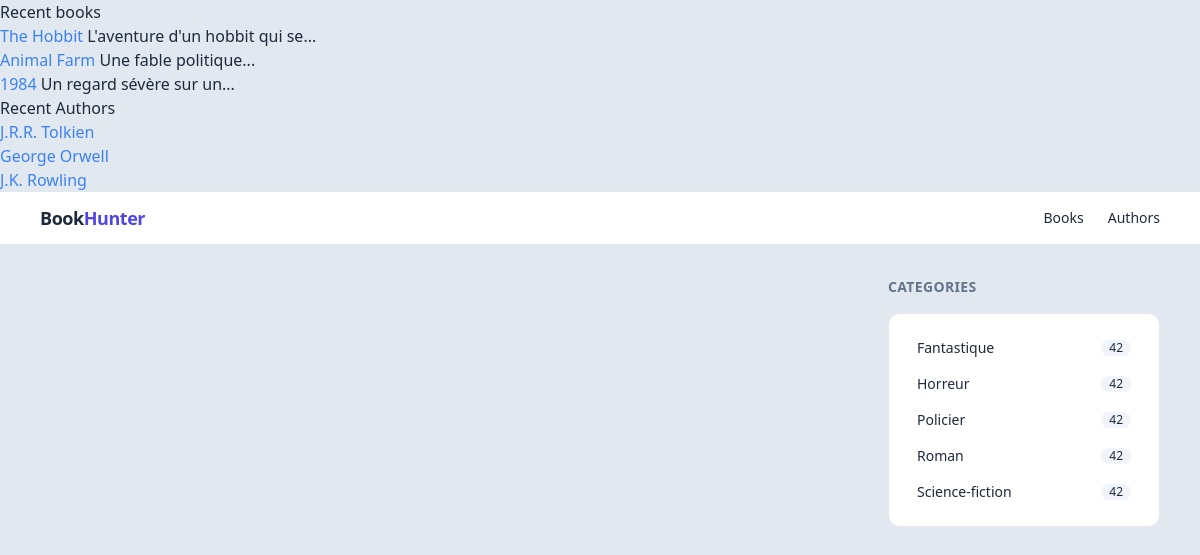
The page / on the database its author committed.
### tables this page shows
CREATE TABLE `books` (
  `id` int(10) unsigned NOT NULL AUTO_INCREMENT,
  `isbn` varchar(45) NOT NULL,
  `title` varchar(255) NOT NULL,
  `cover` varchar(45) DEFAULT NULL,
  `resume` varchar(255) DEFAULT NULL,
  `created_at` datetime NOT NULL,
  `category_id` int(10) unsigned NOT NULL,
  `author_id` int(10) unsigned NOT NULL,
  PRIMARY KEY (`id`),
  UNIQUE KEY `isbn_UNIQUE` (`isbn`),
  KEY `fk_books_categories1_idx` (`category_id`),
  KEY `fk_books_authors1_idx` (`author_id`),
  CONSTRAINT `fk_books_authors1` FOREIGN KEY (`author_id`) REFERENCES `authors` (`id`) ON DELETE NO ACTION ON UPDATE NO ACTION,
  CONSTRAINT `fk_books_categories1` FOREIGN KEY (`category_id`) REFERENCES `categories` (`id`) ON DELETE NO ACTION ON UPDATE NO ACTION
);

CREATE TABLE `authors` (
  `id` int(10) unsigned NOT NULL AUTO_INCREMENT,
  `firstname` varchar(45) NOT NULL,
  `lastname` varchar(45) DEFAULT NULL,
  `biography` text,
  `picture` varchar(45) DEFAULT NULL,
  `created_at` datetime NOT NULL,
  PRIMARY KEY (`id`)
);

CREATE TABLE `categories` (
  `id` int(10) unsigned NOT NULL AUTO_INCREMENT,
  `name` varchar(45) NOT NULL,
  `created_at` datetime NOT NULL,
  PRIMARY KEY (`id`)
);

### app/views/pages/home.php (called while the page is built)
<?php include "../app/views/books/_recents.php"; ?>
<?php include "../app/views/authors/_recents.php"; ?>

### app/controllers/pagesController.php (called while the page is built, shortened)
<?php
abstract class PagesController
{
    public static function homeAction () {
        $books = BooksRepository::findAll(3);
        $authors = AuthorsRepository::findAll(3);
        include '../app/views/pages/home.php';
    }
}

### public/index.php (called while the page is built, shortened)
<?php
require_once '../app/routers/index.php';
require_once '../app/views/templates/default.php';

### core/Repository.php (called while the page is built, shortened)
<?php
abstract class Repository {
    protected static $_table, $_model;
    protected static function init()
    {
        $root_name = basename(str_replace('\\', '/', static::class), "Repository");
        static::$_table = strtolower($root_name);
        static::$_model = '\App\Models\\' . basename($root_name, 's');
    }
    public static function findAll (int $limit = 9): array
    {
        $sql = "SELECT *
                FROM " . static::$_table . "
                ORDER BY created_at DESC
                LIMIT :limit;";
        $rs = DB::getConnection()->prepare($sql);
        $rs->bindValue(':limit', $limit, PDO::PARAM_INT);
        $rs->execute();
        return $rs->fetchAll(PDO::FETCH_CLASS, static::$_model);
    }
}

### core/DB.php (called while the page is built, shortened)
<?php
abstract class DB {
    private static $connection = null;
    private static function setConnection () {
        try {
            SELF::$connection = new PDO('mysql:host=' . DB_HOST . ';dbname=' . DB_NAME, DB_USER, DB_PASSWORD);
        } catch (PDOException $e) {
            echo $e->getMessage();
        }
    }
    public static function getConnection ()
    {
        return SELF::$connection;
    }
}

### core/helpers.php (called while the page is built, shortened)
<?php
abstract class Helpers {
    public static function truncate(string $text, int $length = 100): string
    {
        if (strlen($text) > $length) {
            $cut = substr($text, 0, $length);
            $cut = substr($cut, 0, strrpos($cut, ' '));
            return $cut . '...';
        } else {
            return $text;
        }
    }
}

### app/models/CategoriesRepository.php (called while the page is built, shortened)
<?php
abstract class CategoriesRepository
{
    public static function findAll (int $limit = 9): array
    {
        $sql = "SELECT *
                FROM categories
                ORDER BY name ASC;";
        $rs = DB::getConnection()->query($sql);
        return $rs->fetchAll(PDO::FETCH_CLASS, Category::class);
    }
}

### app/views/books/_index.php (the view)
<ul>
    <?php foreach ($books as $book): ?>
        <li>
            <a href="books/<?php echo $book->id; ?>" class="text-blue-500 hover:underline">
                <?php echo $book->title; ?>
            </a>
            <?php echo \Core\Helpers::truncate($book->resume, 30); ?>
        </li>
    <?php endforeach; ?>
</ul>

### app/routers/index.php
<?php
if (isset($_GET['books'])):
    include_once '../app/routers/books/books.php';
elseif (isset($_GET['authors'])):
    include_once '../app/routers/authors/authors.php';
else:
    \App\Controllers\PagesController::homeAction();
endif;

### app/views/books/_recents.php
<h2>Recent books</h2>
<?php include "../app/views/books/_index.php"; ?>

### app/views/authors/_recents.php
<h2>Recent Authors</h2>
<?php include "../app/views/authors/_index.php"; ?>

### app/views/authors/_index.php
<ul>
    <?php foreach ($authors as $author): ?>
        <li>
            <a href="authors/<?php echo $author->id; ?>" class="text-blue-500 hover:underline">
                <?php echo $author->firstname; ?>
                <?php echo $author->lastname; ?>
            </a>
        </li>
    <?php endforeach; ?>
</ul>

### app/views/templates/default.php
<!DOCTYPE html>
<html lang="en">
<head>
    <?php include '../app/views/templates/partials/_head.php'; ?>
</head>
<body class="min-h-screen bg-slate-200 text-slate-800">
    <?php include '../app/views/templates/partials/_header.php'; ?>
    <?php include '../app/views/templates/partials/_main.php'; ?>
</body>
</html>

### app/views/templates/partials/_head.php (shortened to what this page needs)
<script src="https://cdn.tailwindcss.com"></script>

### app/views/templates/partials/_header.php
<header class="border-b bg-white">
    <div class="mx-auto flex max-w-6xl items-center justify-between px-4 py-3">
        <a href="?" class="text-lg font-semibold tracking-tight">
            Book<span class="text-indigo-600">Hunter</span>
        </a>
        <nav>
            <ul class="flex items-center gap-6 text-sm font-medium">
                <li>
                    <a href="#books" class="hover:text-indigo-600">
                        Books
                    </a>
                </li>
                <li>
                    <a href="#authors" class="hover:text-indigo-600">
                        Authors
                    </a>
                </li>
            </ul>
        </nav>
    </div>
</header>

### app/views/templates/partials/_main.php (shortened to what this page needs)
<main class="mx-auto max-w-6xl px-4 py-8">
    <div class="grid gap-8 md:grid-cols-[3fr_1fr]">
        <div class="space-y-10">
        </div>
        <?php include '../app/views/templates/partials/_aside.php'; ?>
    </div>
</main>

### app/views/templates/partials/_aside.php
<aside class="space-y-4">
    <?php
        $categories = \App\Models\CategoriesRepository::findAll();
        include '../app/views/categories/_index.php';
    ?>
</aside>

### app/views/categories/_index.php
<h2 class="text-sm font-semibold uppercase tracking-wide text-slate-500">
    Categories
</h2>
<nav class="space-y-2 rounded-xl border bg-white p-4 text-sm">
    <ul>
        <?php foreach ($categories as $category): ?>
        <li>
            <a href="#" class="flex items-center justify-between rounded-lg px-3 py-2 hover:bg-slate-50">
                <span>
                    <?php echo $category->name; ?>
                </span>
                <span class="rounded-full bg-slate-100 px-2 text-xs">42</span>
            </a>
        </li>
        <?php endforeach; ?>
    </ul>
</nav>

### rows shown on the page
books: title "The Hobbit", resume "L'aventure d'un hobbit qui se..."
books: title "Animal Farm", resume "Une fable politique..."
books: title "1984", resume "Un regard sévère sur un..."
authors: firstname "J.R.R.", lastname "Tolkien"
authors: firstname "George", lastname "Orwell"
authors: firstname "J.K.", lastname "Rowling"
categories: name "Fantastique"
categories: name "Horreur"
categories: name "Policier"
categories: name "Roman"
categories: name "Science-fiction"
